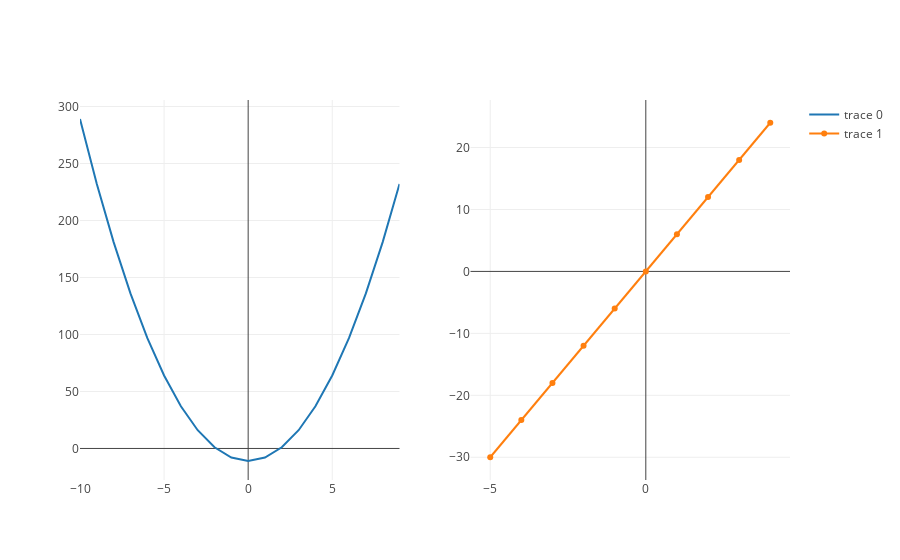

This figure's notebook cell:
### Markdown cell above
Take a second to look at the side by side plots of the underlying function, $f(x) = 3x^2 - 11$ and $f'(x) = 6x $.

### Code cell
from plotly import tools
import plotly
import plotly.plotly as py

def plot_side_by_side(left_trace, right_trace):
    fig = tools.make_subplots(rows=1, cols=2)
    fig.append_trace(left_trace, 1, 1)
    fig.append_trace(right_trace, 1, 2)
    plotly.offline.iplot(fig)
    
plot_side_by_side(second_terms_trace, second_terms_derivative_trace)

### Figure 1 — Plotly figure (JSON) as saved in the notebook; plotly's stock layout.template omitted (floating-point values rounded to 4 significant figures)
{"data": [{"type": "scatter", "uid": "e2723f8c-cc3c-11e8-9bb1-0242ac110015", "x": [-10, -9, -8, -7, -6, -5, -4, -3, -2, -1, 0, 1, 2, 3, 4, 5, 6, 7, 8, 9], "xaxis": "x", "y": [289, 232, 181, 136, 97, 64, 37, 16, 1, -8, -11, -8, 1, 16, 37, 64, 97, 136, 181, 232], "yaxis": "y"}, {"type": "scatter", "uid": "e27307e6-cc3c-11e8-9bb1-0242ac110015", "x": [-5, -4, -3, -2, -1, 0, 1, 2, 3, 4], "xaxis": "x2", "y": [-30, -24, -18, -12, -6, 0, 6, 12, 18, 24], "yaxis": "y2"}], "layout": {"xaxis": {"anchor": "y", "domain": [0, 0.45]}, "xaxis2": {"anchor": "y2", "domain": [0.55, 1]}, "yaxis": {"anchor": "x", "domain": [0, 1]}, "yaxis2": {"anchor": "x2", "domain": [0, 1]}}}
